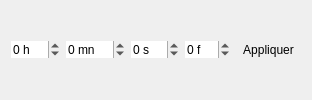
              <widget class="QWidget" name="tab">
               <attribute name="title">
                <string>Offset Sources</string>
               </attribute>
               <layout class="QHBoxLayout" name="horizontalLayout_14">
                <item>
                 <widget class="QSpinBox" name="hoursS">
                  <property name="statusTip">
                   <string>Permet de décaler tous les timecodes. Utilisez une valeur positive ou négative.</string>
                  </property>
                  <property name="frame">
                   <bool>false</bool>
                  </property>
                  <property name="suffix">
                   <string> h</string>
                  </property>
                  <property name="minimum">
                   <number>-99</number>
                  </property>
                  <property name="value">
                   <number>0</number>
                  </property>
                 </widget>
                </item>
                <item>
                 <widget class="QSpinBox" name="minutesS">
                  <property name="statusTip">
                   <string>Permet de décaler tous les timecodes. Utilisez une valeur positive ou négative.</string>
                  </property>
                  <property name="frame">
                   <bool>false</bool>
                  </property>
                  <property name="suffix">
                   <string> mn</string>
                  </property>
                  <property name="minimum">
                   <number>-99</number>
                  </property>
                 </widget>
                </item>
                <item>
                 <widget class="QSpinBox" name="secondsS">
                  <property name="statusTip">
                   <string>Permet de décaler tous les timecodes. Utilisez une valeur positive ou négative.</string>
                  </property>
                  <property name="frame">
                   <bool>false</bool>
                  </property>
                  <property name="suffix">
                   <string> s</string>
                  </property>
                  <property name="minimum">
                   <number>-99</number>
                  </property>
                 </widget>
                </item>
                <item>
                 <widget class="QSpinBox" name="framesS">
                  <property name="statusTip">
                   <string>Permet de décaler tous les timecodes. Utilisez une valeur positive ou négative.</string>
                  </property>
                  <property name="frame">
                   <bool>false</bool>
                  </property>
                  <property name="suffix">
                   <string> f</string>
                  </property>
                  <property name="minimum">
                   <number>-99</number>
                  </property>
                 </widget>
                </item>
                <item>
                 <widget class="QToolButton" name="applyOffsetSButton">
                  <property name="statusTip">
                   <string>Permet de décaler tous les timecodes.</string>
                  </property>
                  <property name="text">
                   <string>Appliquer</string>
                  </property>
                  <property name="icon">
                   <iconset resource="ressources.qrc">
                    <normaloff>:/icons/apply</normaloff>:/icons/apply</iconset>
                  </property>
                  <property name="iconSize">
                   <size>
                    <width>32</width>
                    <height>32</height>
                   </size>
                  </property>
                  <property name="toolButtonStyle">
                   <enum>Qt::ToolButtonTextBesideIcon</enum>
                  </property>
                  <property name="autoRaise">
                   <bool>true</bool>
                  </property>
                 </widget>
                </item>
               </layout>
              </widget>
